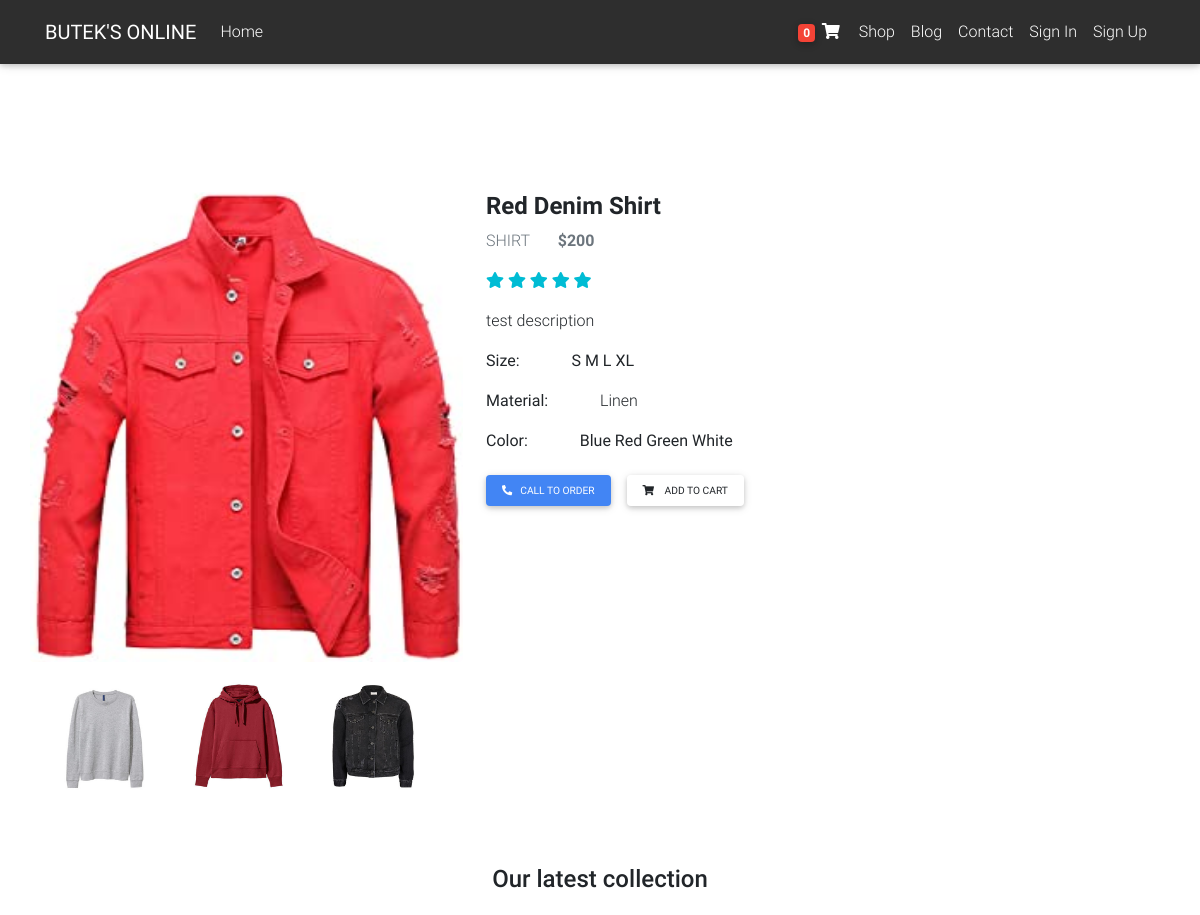
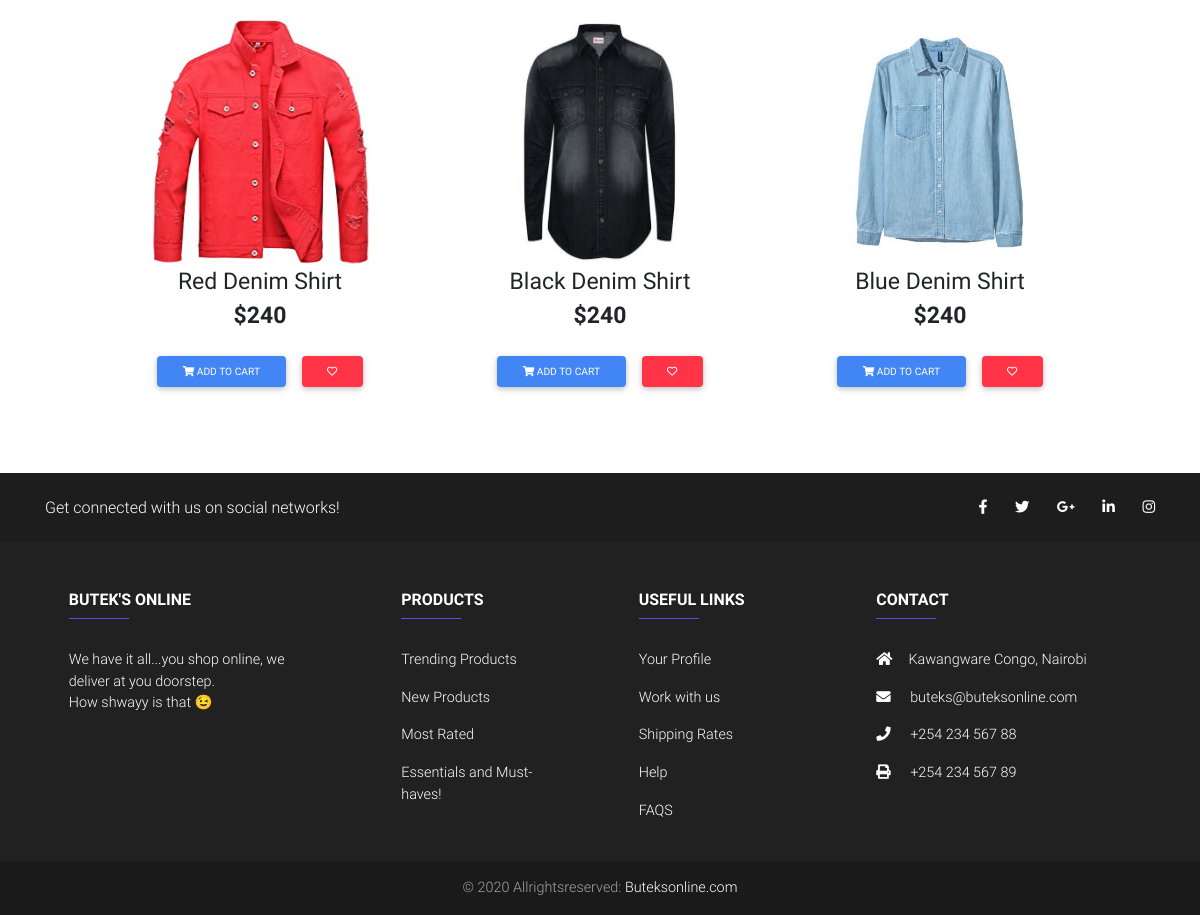
Screenshot of /detail/red-denim-shirt/ with the database file from the repository (2 pictures, top to bottom).
### catalog/models.py (models this page shows, shortened)
class Item(models.Model):
    title = models.CharField(max_length=150)
    price = models.IntegerField()
    discount_price = models.IntegerField(blank=True, null=True)
    slug = models.SlugField()
    description = models.TextField()
    category = models.ForeignKey(
        "Category", on_delete=models.SET_NULL, blank=True, null=True)
    status = models.CharField(max_length=150, blank=True, null=True)
    rating = models.ForeignKey("Rating", on_delete=models.CASCADE)
    label = models.CharField(choices=LABEL_CHOICES, max_length=2)
    image = models.ImageField(default='default.jpg',
                              upload_to='product_images')
    def get_add_to_cart_url(self):
        return reverse('add_to_cart', kwargs={'slug': self.slug})

class Category(models.Model):
    name = models.CharField(max_length=200)
    thumbnail = models.ImageField(
        default='default.jpg', upload_to='static/cat_imgs')
    class Meta:
        verbose_name_plural = 'Categories'
    def __str__(self):
        return self.name

### catalog/views.py (the view, shortened to what this page needs)
# urls.py: path('detail/<slug>/', ProductDetailView.as_view(), name='detail'),
class ProductDetailView(DetailView):
    model = Item
    template_name = 'product.html'
    def get_context_data(self, **kwargs):
        context = super().get_context_data(**kwargs)
        context.update({
            'items': Item.objects.all().order_by('id')[0:3]
        })
        return context

### catalog/templatetags/cart_template_tags.py (called while the page is built)
@register.filter
def cart_item_count(user):
    if user.is_authenticated:
        order_qs = Order.objects.filter(user=user, ordered=False)
        if order_qs.exists():
            return order_qs[0].items.count()
    return 0

### templates/product.html (shortened to what this page needs)
{% extends 'base.html' %}
{% load static %}
{% block content %}
<main class="mt-5 pt-4 mb-4">
  <div class="container">
    <section class="mt-5 wow fadeIn">
      <div class="row">
        <div class="img-div">
          <div class="det-img">
            <img src="{{object.image.url}}" class="rounded detail-img active" id="main-img">
          </div>
          <div class="ass-img">
            <img class="ass-image rounded var-img active" src="{% static 'assets/sweater.jpg' %}" id="var-img" >
            <img class="ass-image rounded var-img" src="{% static 'assets/hoodie.jpg' %}" id="var-img" >
            <img class="ass-image rounded var-img" src="{% static 'assets/denim.jpg' %}" id="var-img" >
          </div>
        </div>
        <div class="desc-div">
          <h4 style="font-weight: 400;"><b>{{object.title}}</b></h4>
          <p class="text-muted">
            <span>{{object.category|upper}}</span>
            <span style="font-weight: 450;" class="ml-4"><b>$200</b></span>
          </p>
          <p class="mt-0">
            <i class="fas fa-star cyan-text"></i>
            <i class="fas fa-star cyan-text"></i>
            <i class="fas fa-star cyan-text"></i>
            <i class="fas fa-star cyan-text"></i>
            <i class="fas fa-star cyan-text"></i>
          </p>
          <p>{{object.description}}</p>
          <p><b>Size:</b> <span class="ml-5"><b>S M L XL</b></span></p>
          <p><b>Material:</b> <span class="ml-5">Linen</span></p>
          <p><b>Color:</b> <span class="ml-5"><b>Blue Red Green White</b></span></p>
          <p>
            <button type="submit" class="btn btn-primary rounded btn-sm ml-0 px-3"><i class="fas fa-phone-alt mr-2"></i>CALL TO ORDER</button>
            <a href="{{object.get_add_to_cart_url}}" class="btn btn-outline rounded btn-sm px-3"><i class="fas fa-shopping-cart mr-2"></i> ADD TO CART</a>
          </p>
        </div>
      </div>
      <h4 class="section-title mt-5 pt-4">Our latest collection</h4>
      <div class="row latest">
        {% for item in items %}
          <div class="latest-image">
            <img class="latest-img rounded text-center" src="{{item.image.url}}" alt="">
            <p class="text-center" style="font-weight: 400; font-size:23px;">{{item.title}}
              <br>
              <b>${{item.discount_price}}</b>
            </p>
            <p class="text-center">
              <button class="btn btn-primary rounded btn-sm"><i class="fas fa-shopping-cart"></i> ADD TO CART</button>
              <button class="btn btn-danger rounded btn-sm"><i class="far fa-heart"></i></button>
            </p>
          </div>
        {% endfor %}
      </div>
    </section>
  </div>
</main>
{% endblock content %}

### static/main.css (style rules this page uses)
body a { text-decoration: none !important; }
.section-title { text-align: center; margin-top: 40px; font-weight: 450; margin-bottom: 40px; transition: 0.5s; }
.categories, .best-sellers, .latest { display: flex; justify-content: space-evenly; flex-wrap: wrap; }
.img-div { width: 40%; transition: 0.5s; }
.desc-div { width: 50%; }
div .latest-img { width: 220px; height: 246px; transition: 0.5s; }
.img-div .detail-img { width: 95%; height: 470px; margin-right: 0; transition: 0.5s; }
.ass-img { width: 100%; margin-top: 1em; }
.ass-img .ass-image { width: 110px; margin-left: 20px; height: 115px; }
.latest-image { width: 220px; height: 430px; align-items: center; }

### templates/base.html (style rules this page uses)
html, body, header, .carousel { height: 60vh; }

### rows the page displays
Item: image (picture), title "Red Denim Shirt", category "SHIRT", description "test description", discount_price "240"
Item: image (picture), title "Black Denim Shirt", discount_price "240"
Item: image (picture), title "Blue Denim Shirt", discount_price "240"

### other values shown
{{ request.user|cart_item_count }} "0"
